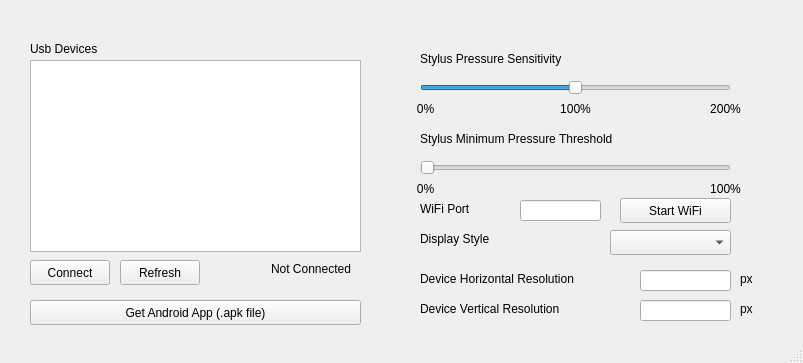
<?xml version="1.0" encoding="UTF-8"?>
<ui version="4.0">
 <class>MainWindow</class>
 <widget class="QMainWindow" name="MainWindow">
  <property name="geometry">
   <rect>
    <x>0</x>
    <y>0</y>
    <width>803</width>
    <height>363</height>
   </rect>
  </property>
  <property name="minimumSize">
   <size>
    <width>803</width>
    <height>363</height>
   </size>
  </property>
  <property name="maximumSize">
   <size>
    <width>803</width>
    <height>363</height>
   </size>
  </property>
  <property name="windowTitle">
   <string>Android Virtual Pen</string>
  </property>
  <property name="windowIcon">
   <iconset resource="icon.qrc">
    <normaloff>:/images/virtual-pen.svg</normaloff>:/images/virtual-pen.svg</iconset>
  </property>
  <widget class="QWidget" name="centralwidget">
   <widget class="QListWidget" name="usbDevicesListWidget">
    <property name="geometry">
     <rect>
      <x>30</x>
      <y>60</y>
      <width>331</width>
      <height>192</height>
     </rect>
    </property>
   </widget>
   <widget class="QPushButton" name="connectUsbButton">
    <property name="geometry">
     <rect>
      <x>30</x>
      <y>260</y>
      <width>80</width>
      <height>25</height>
     </rect>
    </property>
    <property name="text">
     <string>Connect</string>
    </property>
   </widget>
   <widget class="QLabel" name="usbDevicesLabel">
    <property name="geometry">
     <rect>
      <x>30</x>
      <y>40</y>
      <width>251</width>
      <height>17</height>
     </rect>
    </property>
    <property name="text">
     <string>Usb Devices</string>
    </property>
   </widget>
   <widget class="QSlider" name="pressureSensitivitySlider">
    <property name="geometry">
     <rect>
      <x>420</x>
      <y>80</y>
      <width>311</width>
      <height>16</height>
     </rect>
    </property>
    <property name="maximum">
     <number>100</number>
    </property>
    <property name="value">
     <number>50</number>
    </property>
    <property name="orientation">
     <enum>Qt::Orientation::Horizontal</enum>
    </property>
   </widget>
   <widget class="QLabel" name="stylusPressureSentitivityLabel">
    <property name="geometry">
     <rect>
      <x>420</x>
      <y>50</y>
      <width>311</width>
      <height>17</height>
     </rect>
    </property>
    <property name="text">
     <string>Stylus Pressure Sensitivity</string>
    </property>
   </widget>
   <widget class="QLabel" name="stylusMinimumPressureLabel">
    <property name="geometry">
     <rect>
      <x>420</x>
      <y>130</y>
      <width>311</width>
      <height>17</height>
     </rect>
    </property>
    <property name="text">
     <string>Stylus Minimum Pressure Threshold</string>
    </property>
   </widget>
   <widget class="QSlider" name="minimumPressureSlider">
    <property name="geometry">
     <rect>
      <x>420</x>
      <y>160</y>
      <width>311</width>
      <height>16</height>
     </rect>
    </property>
    <property name="maximum">
     <number>100</number>
    </property>
    <property name="orientation">
     <enum>Qt::Orientation::Horizontal</enum>
    </property>
   </widget>
   <widget class="QLabel" name="connectionStatusLabel">
    <property name="geometry">
     <rect>
      <x>250</x>
      <y>260</y>
      <width>101</width>
      <height>17</height>
     </rect>
    </property>
    <property name="layoutDirection">
     <enum>Qt::LayoutDirection::LeftToRight</enum>
    </property>
    <property name="text">
     <string>Not Connected</string>
    </property>
    <property name="alignment">
     <set>Qt::AlignmentFlag::AlignRight|Qt::AlignmentFlag::AlignTrailing|Qt::AlignmentFlag::AlignVCenter</set>
    </property>
   </widget>
   <widget class="QLineEdit" name="deviceXSize">
    <property name="geometry">
     <rect>
      <x>640</x>
      <y>270</y>
      <width>91</width>
      <height>21</height>
     </rect>
    </property>
   </widget>
   <widget class="QLabel" name="deviceHResolutionLabel">
    <property name="geometry">
     <rect>
      <x>420</x>
      <y>270</y>
      <width>211</width>
      <height>17</height>
     </rect>
    </property>
    <property name="text">
     <string>Device Horizontal Resolution</string>
    </property>
   </widget>
   <widget class="QLineEdit" name="deviceYSize">
    <property name="geometry">
     <rect>
      <x>640</x>
      <y>300</y>
      <width>91</width>
      <height>21</height>
     </rect>
    </property>
    <property name="text">
     <string/>
    </property>
   </widget>
   <widget class="QLabel" name="deviceVResolutionLabel">
    <property name="geometry">
     <rect>
      <x>420</x>
      <y>300</y>
      <width>211</width>
      <height>17</height>
     </rect>
    </property>
    <property name="text">
     <string>Device Vertical Resolution</string>
    </property>
   </widget>
   <widget class="QComboBox" name="displayStyleComboBox">
    <property name="geometry">
     <rect>
      <x>610</x>
      <y>230</y>
      <width>121</width>
      <height>25</height>
     </rect>
    </property>
   </widget>
   <widget class="QLabel" name="displayStyleLabel">
    <property name="geometry">
     <rect>
      <x>420</x>
      <y>230</y>
      <width>181</width>
      <height>17</height>
     </rect>
    </property>
    <property name="text">
     <string>Display Style</string>
    </property>
   </widget>
   <widget class="QPushButton" name="refreshUsbDevices">
    <property name="geometry">
     <rect>
      <x>120</x>
      <y>260</y>
      <width>80</width>
      <height>25</height>
     </rect>
    </property>
    <property name="text">
     <string>Refresh</string>
    </property>
   </widget>
   <widget class="QLabel" name="pressureSensitivityDefaultLabel">
    <property name="geometry">
     <rect>
      <x>550</x>
      <y>100</y>
      <width>51</width>
      <height>17</height>
     </rect>
    </property>
    <property name="text">
     <string>100%</string>
    </property>
    <property name="alignment">
     <set>Qt::AlignmentFlag::AlignCenter</set>
    </property>
   </widget>
   <widget class="QLabel" name="pressureSensitivityMaxLabel">
    <property name="geometry">
     <rect>
      <x>700</x>
      <y>100</y>
      <width>51</width>
      <height>17</height>
     </rect>
    </property>
    <property name="text">
     <string>200%</string>
    </property>
    <property name="alignment">
     <set>Qt::AlignmentFlag::AlignCenter</set>
    </property>
   </widget>
   <widget class="QLabel" name="pressureSensitivityZeroLabel">
    <property name="geometry">
     <rect>
      <x>400</x>
      <y>100</y>
      <width>51</width>
      <height>17</height>
     </rect>
    </property>
    <property name="text">
     <string>0%</string>
    </property>
    <property name="alignment">
     <set>Qt::AlignmentFlag::AlignCenter</set>
    </property>
   </widget>
   <widget class="QLabel" name="HResolutionPxLabel">
    <property name="geometry">
     <rect>
      <x>740</x>
      <y>270</y>
      <width>51</width>
      <height>17</height>
     </rect>
    </property>
    <property name="text">
     <string>px</string>
    </property>
    <property name="alignment">
     <set>Qt::AlignmentFlag::AlignLeading|Qt::AlignmentFlag::AlignLeft|Qt::AlignmentFlag::AlignVCenter</set>
    </property>
   </widget>
   <widget class="QLabel" name="VResolutionPxLabel">
    <property name="geometry">
     <rect>
      <x>740</x>
      <y>300</y>
      <width>51</width>
      <height>17</height>
     </rect>
    </property>
    <property name="text">
     <string>px</string>
    </property>
    <property name="alignment">
     <set>Qt::AlignmentFlag::AlignLeading|Qt::AlignmentFlag::AlignLeft|Qt::AlignmentFlag::AlignVCenter</set>
    </property>
   </widget>
   <widget class="QLabel" name="minimumPressureZeroLabel">
    <property name="geometry">
     <rect>
      <x>400</x>
      <y>180</y>
      <width>51</width>
      <height>17</height>
     </rect>
    </property>
    <property name="text">
     <string>0%</string>
    </property>
    <property name="alignment">
     <set>Qt::AlignmentFlag::AlignCenter</set>
    </property>
   </widget>
   <widget class="QLabel" name="minimumPressureMaxLabel">
    <property name="geometry">
     <rect>
      <x>700</x>
      <y>180</y>
      <width>51</width>
      <height>17</height>
     </rect>
    </property>
    <property name="text">
     <string>100%</string>
    </property>
    <property name="alignment">
     <set>Qt::AlignmentFlag::AlignCenter</set>
    </property>
   </widget>
   <widget class="QLabel" name="wifiPortLabel">
    <property name="geometry">
     <rect>
      <x>420</x>
      <y>200</y>
      <width>91</width>
      <height>17</height>
     </rect>
    </property>
    <property name="text">
     <string>WiFi Port</string>
    </property>
   </widget>
   <widget class="QLineEdit" name="wifiPortInput">
    <property name="geometry">
     <rect>
      <x>520</x>
      <y>200</y>
      <width>81</width>
      <height>21</height>
     </rect>
    </property>
   </widget>
   <widget class="QPushButton" name="startWifiButton">
    <property name="geometry">
     <rect>
      <x>620</x>
      <y>198</y>
      <width>111</width>
      <height>25</height>
     </rect>
    </property>
    <property name="text">
     <string>Start WiFi</string>
    </property>
   </widget>
   <widget class="QPushButton" name="connectUsbButton_2">
    <property name="geometry">
     <rect>
      <x>30</x>
      <y>300</y>
      <width>331</width>
      <height>25</height>
     </rect>
    </property>
    <property name="text">
     <string>Get Android App (.apk file)</string>
    </property>
   </widget>
  </widget>
  <widget class="QStatusBar" name="statusbar"/>
 </widget>
 <resources>
  <include location="icon.qrc"/>
 </resources>
 <connections/>
</ui>
